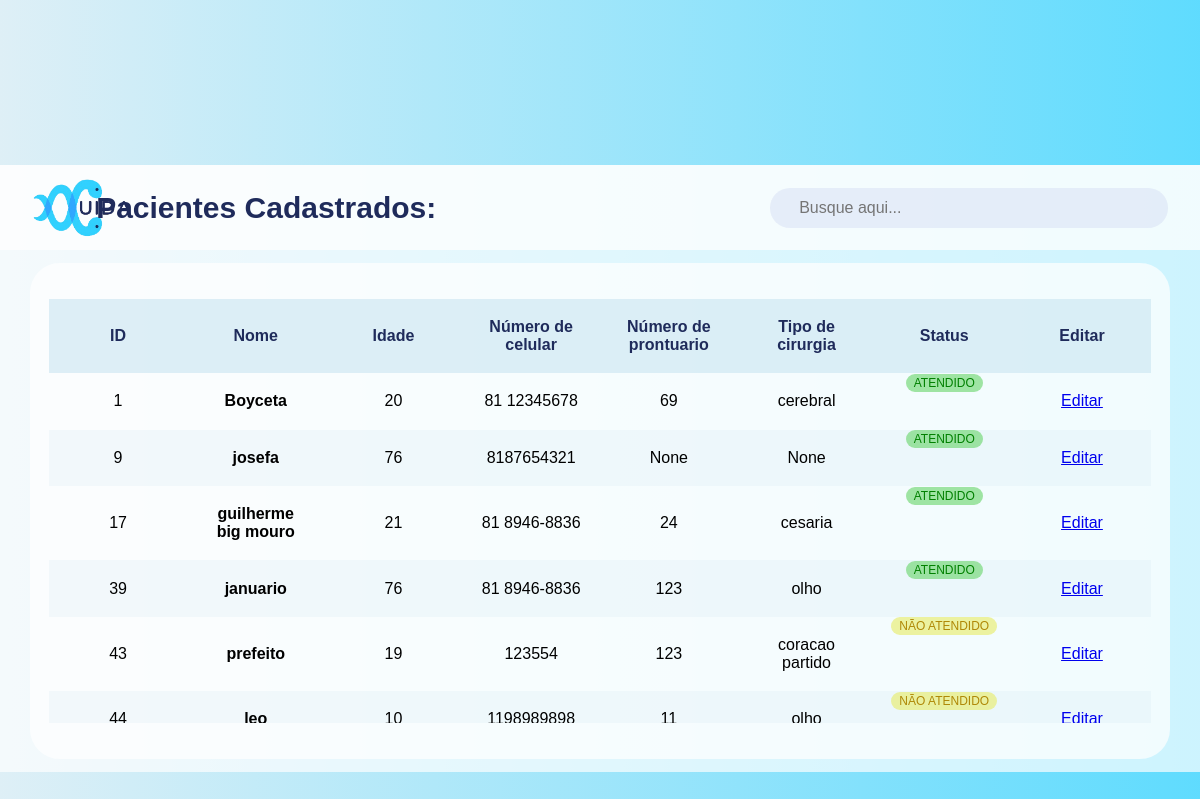
/pacientes/ (signed in), run on the app's committed database.
### app_cuida/models.py (models this page shows, shortened)
class Paciente(models.Model):
    ATENDIDO = 'Atendido'
    NAO_ATENDIDO = 'Não atendido'
    STATUS_CHOICES = [
        (ATENDIDO, 'Atendido'),
        (NAO_ATENDIDO, 'Não Atendido'),
    ]
    id_paciente = models.AutoField(primary_key=True)
    nome = models.CharField(max_length=25, null=True, blank=True)
    idade = models.IntegerField(null=True, blank=True)
    numero_celular = models.CharField(max_length=15, null=True, blank=True)
    numero_prontuario = models.CharField(max_length=15, null=True, blank=True)
    tipo_cirurgia = models.CharField(max_length=15, null=True, blank=True)
    status = models.CharField(
        max_length=12,
        choices=STATUS_CHOICES,
        default=NAO_ATENDIDO
    )

### app_cuida/views.py (the view)
# urls.py: path('pacientes/', views.visualizar, name='listagem_pacientes'),
@login_required(login_url='login')
def visualizar(request):
    pacientes = Paciente.objects.all()
    context = {
        'pacientes': pacientes
    }
    return render(request, 'cadastro/pacientes.html', context)

### app_cuida/templates/cadastro/pacientes.html (shortened to what this page needs)
<!DOCTYPE html>
<html lang="en">
<head>
    {% load static %}
    <link rel="stylesheet" href="{% static 'css/paciente.css' %}?v=1.0">
    <link rel="stylesheet" href="https://cdnjs.cloudflare.com/ajax/libs/font-awesome/6.5.2/css/all.min.css" />
</head>
<body>
    <main class="table">
        <section class="table_header">
            <img src="{% static 'image\IMG_0211C.PNG' %}" class="user-image">
            <h1>Pacientes Cadastrados:</h1>
            <div class="input-group">
                <input type="search" id="searchInput" placeholder="Busque aqui...">
            </div>
        </section>
        <section class="table_body">
            <table>
                <thead>
                    <tr>
                        <th>ID</th>
                        <th>Nome</th>
                        <th>Idade</th>
                        <th>Número de celular</th>
                        <th>Número de prontuario</th>
                        <th>Tipo de cirurgia</th>
                        <th>Status</th>
                        <th>Editar</th>
                    </tr>
                </thead>
                <tbody>
                {% for paciente in pacientes %}
            <tr>
                <td>{{paciente.id_paciente}}</td>
                <td><strong>{{paciente.nome}}</strong></td>
                <td>{{paciente.idade}}</td>
                <td>{{paciente.numero_celular}}</td>
                <td>{{paciente.numero_prontuario}}</td>
                <td>{{paciente.tipo_cirurgia}}</td>
                <td>{{paciente.status}}</td>
                <td> <a href="{% url 'update_paciente' paciente.id_paciente %}">Editar</a></td>
            </tr>
                {% endfor %}
                </tbody>
            </table>
        </section>
    </main>
</body>
</html>

### app_cuida/static/css/paciente.css (style rules this page uses)
* { margin: 0; padding: 0; box-sizing: border-box; font-family: sans-serif; }
body { min-height: 100vh; display: flex; justify-content: center; align-items: center; background: linear-gradient(to right, #cbe6f1a2, #30d1fec5); }
table, th, td { border-collapse: collapse; padding: 1.2rem; justify-content: center; align-items: center; text-align: center; }
main.table { width: auto; height: auto; background-color: #ffffffaf; overflow: hidden; }
.table_header { width: 100%; height: 10%; background-color:#ffffffb9 ; padding: .8rem 2rem; display: flex; justify-content: space-between; align-items: flex-start; align-items: center; }
.table_header h1 { color:#1f2b5b; font-size: 30px; margin-left: -370px; }
.table_header img { width: 100px; }
.table_header .input-group { width: 35%; height: 100%; padding: 0 .8rem; background-color: #ccd4f065; border-radius: 30px; }
.table_header .input-group input { width: 100%; height: 2.5rem; padding: 0.5rem 1rem; background-color: transparent; border: none; outline: none; display: inline; cursor: pointer; font-size: 16px; }
td strong { cursor: pointer; transition: 0.3s ease; }
.table_body { width: 95%; max-height: 89%; background-color: #ffffffb9; margin: .8rem auto; border-radius: 30px; overflow: hidden; height:496px; display: flex; flex-direction: column; }
.table_body table { width: 100%; height: 100%; display: flex; flex-direction: column; }
tbody { display: block; overflow-y: auto; max-height: 350px; flex-grow: 1; }
thead, tbody tr { display: table; width: 100%; table-layout: fixed; }
thead th { position: sticky; top: 0; left: 0; background-color: #cbe6f1a2; color: #1f2b5b; }
tbody tr:nth-child(even) { background-color: #cbe6f134; }
.status-atendido { background-color: rgba(90, 209, 90, 0.555); font-size: 12px; color: green; padding: 2px 8px; border-radius: 30px; display: inline-block; overflow: hidden; }
.status-nao-atendido { background-color: rgba(230, 233, 85, 0.555); font-size: 12px; color: rgb(175, 136, 7); padding: 2px 8px; border-radius: 30px; display: inline-block; overflow: hidden; }

### data on the page
Paciente: id_paciente "1", nome "Boyceta", idade "20", numero_celular "81 12345678", numero_prontuario "69", tipo_cirurgia "cerebral", status "ATENDIDO"
Paciente: id_paciente "9", nome "josefa", idade "76", numero_celular "8187654321", numero_prontuario "None", tipo_cirurgia "None", status "ATENDIDO"
Paciente: id_paciente "17", nome "guilherme big mouro", idade "21", numero_celular "81 8946-8836", numero_prontuario "24", tipo_cirurgia "cesaria", status "ATENDIDO"
Paciente: id_paciente "39", nome "januario", idade "76", numero_celular "81 8946-8836", numero_prontuario "123", tipo_cirurgia "olho", status "ATENDIDO"
Paciente: id_paciente "43", nome "prefeito", idade "19", numero_celular "123554", numero_prontuario "123", tipo_cirurgia "coracao partido", status "NÃO ATENDIDO"
Paciente: id_paciente "44", nome "leo", idade "10", numero_celular "1198989898", numero_prontuario "11", tipo_cirurgia "olho", status "NÃO ATENDIDO"
